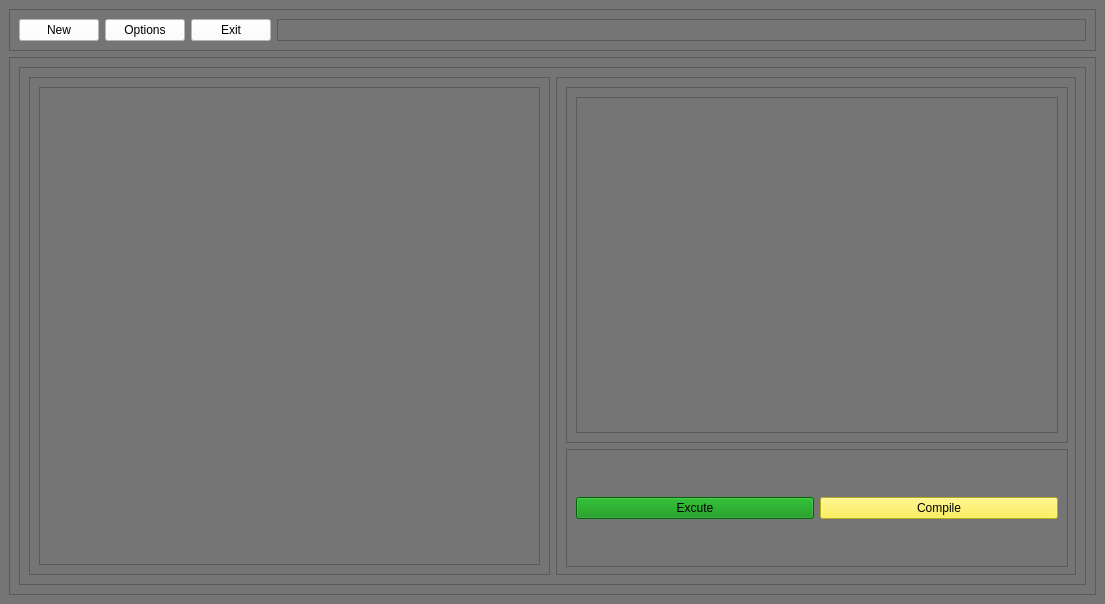
<?xml version="1.0" encoding="UTF-8"?>
<ui version="4.0">
 <class>MainWindow</class>
 <widget class="QMainWindow" name="MainWindow">
  <property name="geometry">
   <rect>
    <x>0</x>
    <y>0</y>
    <width>1105</width>
    <height>604</height>
   </rect>
  </property>
  <property name="windowTitle">
   <string>MainWindow</string>
  </property>
  <widget class="QWidget" name="centralwidget">
   <property name="styleSheet">
    <string notr="true">background-color: rgb(117, 117, 117);</string>
   </property>
   <layout class="QVBoxLayout" name="verticalLayout" stretch="1,14">
    <item>
     <widget class="QFrame" name="frame">
      <property name="frameShape">
       <enum>QFrame::StyledPanel</enum>
      </property>
      <property name="frameShadow">
       <enum>QFrame::Raised</enum>
      </property>
      <layout class="QHBoxLayout" name="horizontalLayout_4" stretch="0,0,0,1">
       <item>
        <widget class="QPushButton" name="btn_new">
         <property name="styleSheet">
          <string notr="true">background-color: rgb(255, 255, 255);
border-color: rgb(39, 93, 211);</string>
         </property>
         <property name="text">
          <string>New</string>
         </property>
        </widget>
       </item>
       <item>
        <widget class="QPushButton" name="btn_options">
         <property name="styleSheet">
          <string notr="true">background-color: rgb(255, 255, 255);</string>
         </property>
         <property name="text">
          <string>Options</string>
         </property>
        </widget>
       </item>
       <item>
        <widget class="QPushButton" name="btn_exit">
         <property name="styleSheet">
          <string notr="true">background-color: rgb(255, 255, 255);</string>
         </property>
         <property name="text">
          <string>Exit</string>
         </property>
        </widget>
       </item>
       <item>
        <widget class="QFrame" name="frame_5">
         <property name="frameShape">
          <enum>QFrame::StyledPanel</enum>
         </property>
         <property name="frameShadow">
          <enum>QFrame::Raised</enum>
         </property>
        </widget>
       </item>
      </layout>
     </widget>
    </item>
    <item>
     <widget class="QFrame" name="frame_2">
      <property name="frameShape">
       <enum>QFrame::StyledPanel</enum>
      </property>
      <property name="frameShadow">
       <enum>QFrame::Raised</enum>
      </property>
      <layout class="QHBoxLayout" name="horizontalLayout" stretch="0">
       <item>
        <widget class="QFrame" name="frame_3">
         <property name="frameShape">
          <enum>QFrame::StyledPanel</enum>
         </property>
         <property name="frameShadow">
          <enum>QFrame::Raised</enum>
         </property>
         <layout class="QHBoxLayout" name="horizontalLayout_2">
          <item>
           <widget class="QFrame" name="frame_4">
            <property name="frameShape">
             <enum>QFrame::StyledPanel</enum>
            </property>
            <property name="frameShadow">
             <enum>QFrame::Raised</enum>
            </property>
            <layout class="QVBoxLayout" name="verticalLayout_5">
             <item>
              <widget class="QTextEdit" name="textEdit"/>
             </item>
            </layout>
           </widget>
          </item>
          <item>
           <widget class="QFrame" name="frame_7">
            <property name="frameShape">
             <enum>QFrame::StyledPanel</enum>
            </property>
            <property name="frameShadow">
             <enum>QFrame::Raised</enum>
            </property>
            <layout class="QVBoxLayout" name="verticalLayout_3" stretch="6,2">
             <property name="rightMargin">
              <number>7</number>
             </property>
             <property name="bottomMargin">
              <number>7</number>
             </property>
             <item>
              <widget class="QFrame" name="frame_6">
               <property name="frameShape">
                <enum>QFrame::StyledPanel</enum>
               </property>
               <property name="frameShadow">
                <enum>QFrame::Raised</enum>
               </property>
               <layout class="QVBoxLayout" name="verticalLayout_4">
                <item>
                 <widget class="QTextEdit" name="textEdit_2">
                  <property name="enabled">
                   <bool>false</bool>
                  </property>
                  <property name="styleSheet">
                    <string>color: black;</string>
                  </property>
                 </widget>
                </item>
               </layout>
              </widget>
             </item>
             <item>
              <widget class="QFrame" name="frame_9">
               <property name="frameShape">
                <enum>QFrame::StyledPanel</enum>
               </property>
               <property name="frameShadow">
                <enum>QFrame::Raised</enum>
               </property>
               <layout class="QHBoxLayout" name="horizontalLayout_3">
                <item>
                 <widget class="QPushButton" name="btn_execute">
                  <property name="styleSheet">
                   <string notr="true">background-color: rgb(3, 140, 8);</string>
                  </property>
                  <property name="text">
                   <string>Excute</string>
                  </property>
                 </widget>
                </item>
                <item>
                 <widget class="QPushButton" name="btn_compile">
                  <property name="styleSheet">
                   <string notr="true">background-color: rgb(255, 238, 46);</string>
                  </property>
                  <property name="text">
                   <string>Compile</string>
                  </property>
                 </widget>
                </item>
               </layout>
              </widget>
             </item>
            </layout>
           </widget>
          </item>
         </layout>
        </widget>
       </item>
      </layout>
     </widget>
    </item>
   </layout>
  </widget>
 </widget>
 <resources/>
 <connections/>
</ui>
